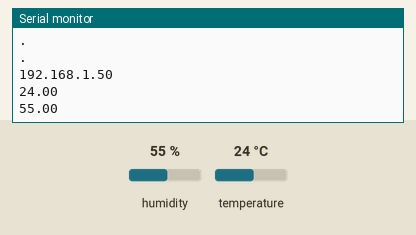
A sketch run on a simulated ESP8266 (NodeMCU). On the bench: the last lines printed to the serial monitor. Inputs (shaded band) come from the test bench; at power-on: humidity 55 %, temperature 24 °C. WiFi joins after 1.5 s; servers stay silent unless stated.

Above: at 3.2 s.
3.3 s: humidity set to 22 %
At 4.6 s:
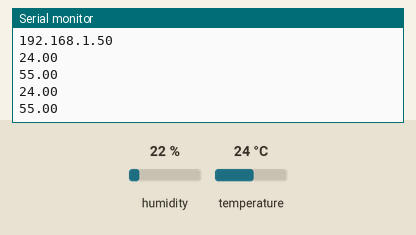
4.8 s: temperature set to 12 °C
At 6.2 s:
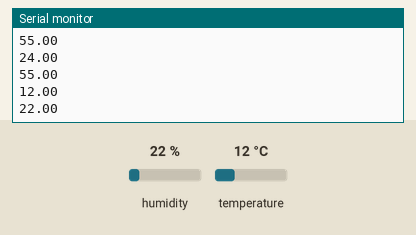
6.3 s: humidity set to 40 %
At 8.8 s:
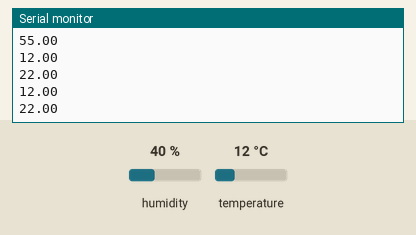
Timing chart, 0 to 10.3 s (numbered marks = the images above; inputs shaded):
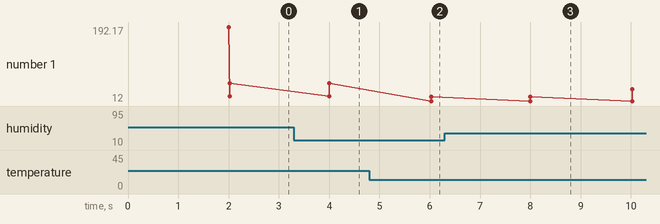

The sketch:

sketch_aug25c.ino
```cpp
// Import required libraries
#include <Arduino.h>
#include <ESP8266WiFi.h>
#include <Hash.h>
#include <ESPAsyncTCP.h>
#include <ESPAsyncWebServer.h>
#include <Adafruit_Sensor.h>
#include <DHT.h>


// Replace with your network credentials
const char* ssid = "ABB_Gym_IOT";
const char* password = "Welcome2abb";


#define DHTPIN 2  // Digital pin connected to the DHT sensor


// Uncomment the type of sensor in use:
#define DHTTYPE    DHT11     // DHT 11
//#define DHTTYPE    DHT22     // DHT 22 (AM2302)
//#define DHTTYPE    DHT21     // DHT 21 (AM2301)


DHT dht(DHTPIN, DHTTYPE);


// current temperature & humidity, updated in loop()
float t = 0.0;
float h = 0.0;


// Create AsyncWebServer object on port 80
AsyncWebServer server(80);


// Generally, you should use "unsigned long" for variables that hold time
// The value will quickly become too large for an int to store
unsigned long previousMillis = 0;    // will store last time DHT was updated


// Updates DHT readings every 2 seconds
const long interval = 2000;


const char index_html[] PROGMEM = R"rawliteral(
<!DOCTYPE HTML><html>
<head>
<meta name="viewport" content="width=device-width, initial-scale=1">
<link rel="stylesheet" href="https://use.fontawesome.com/releases/v5.7.2/css/all.css" integrity="sha384-fnmOCqbTlWIlj8LyTjo7mOUStjsKC4pOpQbqyi7RrhN7udi9RwhKkMHpvLbHG9Sr" crossorigin="anonymous">
<style>
    html {
     font-family: Arial;
     display: inline-block;
     margin: 0px auto;
     text-align: center;
    }
    body {
      background-color: #F3F1CF;
    }
    h2 { font-size: 4.0rem; color: #69685D; }
    p { font-size: 4.0rem; }
    .units { font-size: 2.2rem; }
    .dht-labels{
      font-size: 2.5rem;
      vertical-align:middle;
      padding-bottom: 15px;
    }
</style>
</head>
<body>
<h2>"YALLA TERMON"</h2>
<p>
<i class="fas fa-thermometer-half" style="color:#CD4240;"></i>
<span class="dht-labels">Temperature</span>
<span id="temperature">%TEMPERATURE%</span>
<sup class="units">&deg;C</sup>
</p>
<p>
<i class="fas fa-tint" style="color:#479DA4;"></i>
<span class="dht-labels">Humidity</span>
<span id="humidity">%HUMIDITY%</span>
<span id="today">Time</span>
<sup class="units">%</sup>
</p>
<img src="https://ehtkollen.se/img/works/abb.png" width="300px" style="position: absolute; bottom: 75px; right: 100px;" />
</body>
<script>
setInterval(function ( ) {
  var xhttp = new XMLHttpRequest();
  xhttp.onreadystatechange = function() {
    if (this.readyState == 4 && this.status == 200) {
      document.getElementById("temperature").innerHTML = this.responseText;
    }
  };
  xhttp.open("GET", "/temperature", true);
  xhttp.send();
}, 2500 ) ;


setInterval(function ( ) {
  var xhttp = new XMLHttpRequest();
  xhttp.onreadystatechange = function() {
    if (this.readyState == 4 && this.status == 200) {
      document.getElementById("humidity").innerHTML = this.responseText;
    }
  };
  xhttp.open("GET", "/humidity", true);
  xhttp.send();
}, 2500 ) ;
</script>
</html>)rawliteral";


// Replaces placeholder with DHT values
String processor(const String& var){
  //Serial.println(var);
  if(var == "TEMPERATURE"){
    return String(t);
  }
  else if(var == "HUMIDITY"){
    return String(h);
  }
  return String();
}


void setup(){
  // Serial port for debugging purposes
  Serial.begin(19200);
  dht.begin();

  // Connect to Wi-Fi
  WiFi.begin(ssid, password);
  Serial.println("Connecting to WiFi");
  while (WiFi.status() != WL_CONNECTED) {
    delay(1000);
    Serial.println(".");
  }


  // Print ESP8266 Local IP Address
  Serial.println(WiFi.localIP());


  // Route for root / web page
  server.on("/", HTTP_GET, [](AsyncWebServerRequest *request){
    request->send_P(200, "text/html", index_html, processor);
  });
  server.on("/temperature", HTTP_GET, [](AsyncWebServerRequest *request){
    request->send_P(200, "text/plain", String(t).c_str());
  });
  server.on("/humidity", HTTP_GET, [](AsyncWebServerRequest *request){
    request->send_P(200, "text/plain", String(h).c_str());
  });


  // Start server
  server.begin();
}

void loop(){
  unsigned long currentMillis = millis();
  if (currentMillis - previousMillis >= interval) {
    // save the last time you updated the DHT values
    previousMillis = currentMillis;
    // Read temperature as Celsius (the default)
    float newT = dht.readTemperature();
    // Read temperature as Fahrenheit (isFahrenheit = true)
    //float newT = dht.readTemperature(true);
    // if temperature read failed, don't change t value
    if (isnan(newT)) {
      Serial.println("Failed to read from DHT sensor!");
    }
    else {
      t = newT;
      Serial.println(t);
    }
    // Read Humidity
    float newH = dht.readHumidity();
    // if humidity read failed, don't change h value
    if (isnan(newH)) {
      Serial.println("Failed to read from DHT sensor!");
    }
    else {
      h = newH;
      Serial.println(h);
    }
  }
}
```

Measured:
- after the input at 4.8 s, the serial monitor: prints a new line after 1.2 s (image 2)
- plotted number 1: 22 → 40 after the input at 6.3 s
